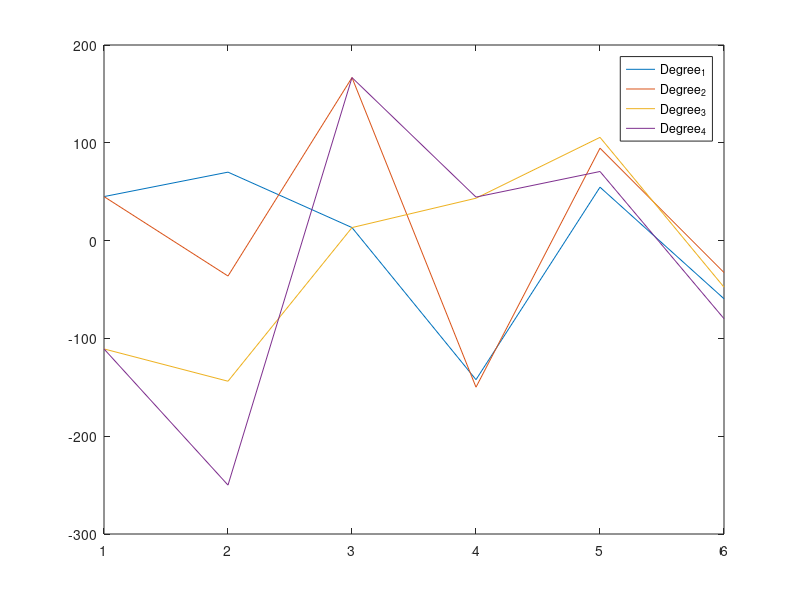

MATLAB code for this plot:
% This file aim to compute the inverse kinematic solutions for all possible arm configurations

% the link parameters
a2=0.5;  % Link length
d2=0.25; % Offset distance
d4=1;    % Offset distance
d6=0.5;  % Offset distance

% Fmatrix used to get n,s,a,p
Fmatrix=[-1/sqrt(2) 0 1/sqrt(2) 1;
    0 -1 0 1;
    1/sqrt(2) 0 1/sqrt(2) 0;
    0 0 0 1];

% use array operations to get the [n s a] rotational submatrix
P=Fmatrix(:,4);
a=Fmatrix(:,3);
s=Fmatrix(:,2);
n=Fmatrix(:,1);

% set the last item to[]
P(4,:)=[];
a(4,:)=[];
s(4,:)=[];
n(4,:)=[];

% compute P_wrist and P_arm
P_wrist=d6*a;
P_arm=P-P_wrist;

% compute  Joint angle:theta
% theta 1
theta1_1=atan2(P_arm(2),P_arm(1))-atan2(d2,sqrt(P_arm(1)*P_arm(1)+P_arm(2)*P_arm(2)-d2*d2));
theta1_2=atan2(P_arm(2),P_arm(1))-atan2(d2,-sqrt(P_arm(1)*P_arm(1)+P_arm(2)*P_arm(2)-d2*d2));

% prepare for theta 2 and theat 3
A1=cos(theta1_1)*P_arm(1)+sin(theta1_1)*P_arm(2);
B1=(A1*A1+P_arm(3)*P_arm(3)+a2*a2-d4*d4)/(2*a2);
A2=cos(theta1_2)*P_arm(1)+sin(theta1_2)*P_arm(2);
B2=(A2*A2+P_arm(3)*P_arm(3)+a2*a2-d4*d4)/(2*a2);
% theta 2
theta2_1_1=atan2(A1,P_arm(3))-atan2(B1,sqrt(A1*A1+P_arm(3)*P_arm(3)-B1*B1));
theta2_1_2=atan2(A1,P_arm(3))-atan2(B1,-sqrt(A1*A1+P_arm(3)*P_arm(3)-B1*B1));
theta2_2_1=atan2(A2,P_arm(3))-atan2(B2,sqrt(A2*A2+P_arm(3)*P_arm(3)-B2*B2));
theta2_2_2=atan2(A2,P_arm(3))-atan2(B2,-sqrt(A2*A2+P_arm(3)*P_arm(3)-B2*B2));
% theta 3
theta3_1_1=atan2(A1-a2*cos(theta2_1_1),P_arm(3)+a2*sin(theta2_1_1))-theta2_1_1;
theta3_1_2=atan2(A1-a2*cos(theta2_1_2),P_arm(3)+a2*sin(theta2_1_2))-theta2_1_2;
theta3_2_1=atan2(A2-a2*cos(theta2_2_1),P_arm(3)+a2*sin(theta2_2_1))-theta2_2_1;
theta3_2_2=atan2(A2-a2*cos(theta2_2_2),P_arm(3)+a2*sin(theta2_2_2))-theta2_2_2;
% theta 4
theta4_1_1=atan2(-sin(theta1_1)*a(1)+cos(theta1_1)*a(2),...
                cos(theta2_1_1+theta3_1_1)*(cos(theta1_1)*a(1)+sin(theta1_1)*a(2))-sin(theta2_1_1+theta3_1_1)*a(3));
theta4_1_2=atan2(-sin(theta1_1)*a(1)+cos(theta1_1)*a(2),...
                cos(theta2_1_2+theta3_1_2)*(cos(theta1_1)*a(1)+sin(theta1_1)*a(2))-sin(theta2_1_2+theta3_1_2)*a(3));
theta4_2_1=atan2(-sin(theta1_2)*a(1)+cos(theta1_2)*a(2),...
                cos(theta2_2_1+theta3_2_1)*(cos(theta1_2)*a(1)+sin(theta1_2)*a(2))-sin(theta2_2_1+theta3_2_1)*a(3));
theta4_2_2=atan2(-sin(theta1_2)*a(1)+cos(theta1_2)*a(2),...
                cos(theta2_2_2+theta3_2_2)*(cos(theta1_2)*a(1)+sin(theta1_2)*a(2))-sin(theta2_2_2+theta3_2_2)*a(3));
% theta 5
theta5_1_1=atan2(sqrt((cos(theta1_1)*cos(theta2_1_1+theta3_1_1)*a(1)+sin(theta1_1)*cos(theta2_1_1+theta3_1_1)*a(2)-sin(theta2_1_1+theta3_1_1)*a(3))^2+(-sin(theta1_1)*a(1)+cos(theta1_1)*a(2))^2),...
                sin(theta2_1_1+theta3_1_1)*(cos(theta1_1)*a(1)+sin(theta1_1)*a(2))+cos(theta2_1_1+theta3_1_1)*a(3));
theta5_1_2=atan2(sqrt((cos(theta1_1)*cos(theta2_1_2+theta3_1_2)*a(1)+sin(theta1_1)*cos(theta2_1_2+theta3_1_2)*a(2)-sin(theta2_1_2+theta3_1_2)*a(3))^2+(-sin(theta1_1)*a(1)+cos(theta1_1)*a(2))^2),...
                sin(theta2_1_2+theta3_1_2)*(cos(theta1_1)*a(1)+sin(theta1_1)*a(2))+cos(theta2_1_2+theta3_1_2)*a(3));
theta5_2_1=atan2(sqrt((cos(theta1_2)*cos(theta2_2_1+theta3_2_1)*a(1)+sin(theta1_2)*cos(theta2_2_1+theta3_2_1)*a(2)-sin(theta2_2_1+theta3_2_1)*a(3))^2+(-sin(theta1_2)*a(1)+cos(theta1_2)*a(2))^2),...
                sin(theta2_2_1+theta3_2_1)*(cos(theta1_2)*a(1)+sin(theta1_2)*a(2))+cos(theta2_2_1+theta3_2_1)*a(3));        
theta5_2_2=atan2(sqrt((cos(theta1_2)*cos(theta2_2_2+theta3_2_2)*a(1)+sin(theta1_2)*cos(theta2_2_2+theta3_2_2)*a(2)-sin(theta2_2_2+theta3_2_2)*a(3))^2+(-sin(theta1_2)*a(1)+cos(theta1_2)*a(2))^2),...
                sin(theta2_2_2+theta3_2_2)*(cos(theta1_2)*a(1)+sin(theta1_2)*a(2))+cos(theta2_2_2+theta3_2_2)*a(3));           
% theta 6            
theta6_1_1=atan2(sin(theta2_1_1+theta3_1_1)*(cos(theta1_1)*s(1)+sin(theta1_1)*s(2))+cos(theta2_1_1+theta3_1_1)*s(3),...
                -(sin(theta2_1_1+theta3_1_1)*(cos(theta1_1)*n(1)+sin(theta1_1)*n(2))+cos(theta2_1_1+theta3_1_1)*n(3)));            
theta6_1_2=atan2(sin(theta2_1_2+theta3_1_2)*(cos(theta1_1)*s(1)+sin(theta1_1)*s(2))+cos(theta2_1_2+theta3_1_2)*s(3),...
                -(sin(theta2_1_2+theta3_1_2)*(cos(theta1_1)*n(1)+sin(theta1_1)*n(2))+cos(theta2_1_2+theta3_1_2)*n(3)));            
theta6_2_1=atan2(sin(theta2_2_1+theta3_2_1)*(cos(theta1_2)*s(1)+sin(theta1_2)*s(2))+cos(theta2_2_1+theta3_2_1)*s(3),...
                -(sin(theta2_2_1+theta3_2_1)*(cos(theta1_2)*n(1)+sin(theta1_2)*n(2))+cos(theta2_2_1+theta3_2_1)*n(3)));            
theta6_2_2=atan2(sin(theta2_2_2+theta3_2_2)*(cos(theta1_2)*s(1)+sin(theta1_2)*s(2))+cos(theta2_2_2+theta3_2_2)*s(3),...
                -(sin(theta2_2_2+theta3_2_2)*(cos(theta1_2)*n(1)+sin(theta1_2)*n(2))+cos(theta2_2_2+theta3_2_2)*n(3)));
            
            
Degree_1=[rad2deg(theta1_1);rad2deg(theta2_1_1);rad2deg(theta3_1_1);rad2deg(theta4_1_1);rad2deg(theta5_1_1);rad2deg(theta6_1_1)];
Degree_2=[rad2deg(theta1_1);rad2deg(theta2_1_2);rad2deg(theta3_1_2);rad2deg(theta4_1_2);rad2deg(theta5_1_2);rad2deg(theta6_1_2)];
Degree_3=[rad2deg(theta1_2);rad2deg(theta2_2_1);rad2deg(theta3_2_1);rad2deg(theta4_2_1);rad2deg(theta5_2_1);rad2deg(theta6_2_1)];
Degree_4=[rad2deg(theta1_2);rad2deg(theta2_2_2);rad2deg(theta3_2_2);rad2deg(theta4_2_2);rad2deg(theta5_2_2);rad2deg(theta6_2_2)];

plot(Degree_1)
hold on
plot(Degree_2)
hold on
plot(Degree_3)
hold on
plot(Degree_4)
legend('Degree_1','Degree_2','Degree_3','Degree_4');
Degree_1
Degree_2
Degree_3
Degree_4

